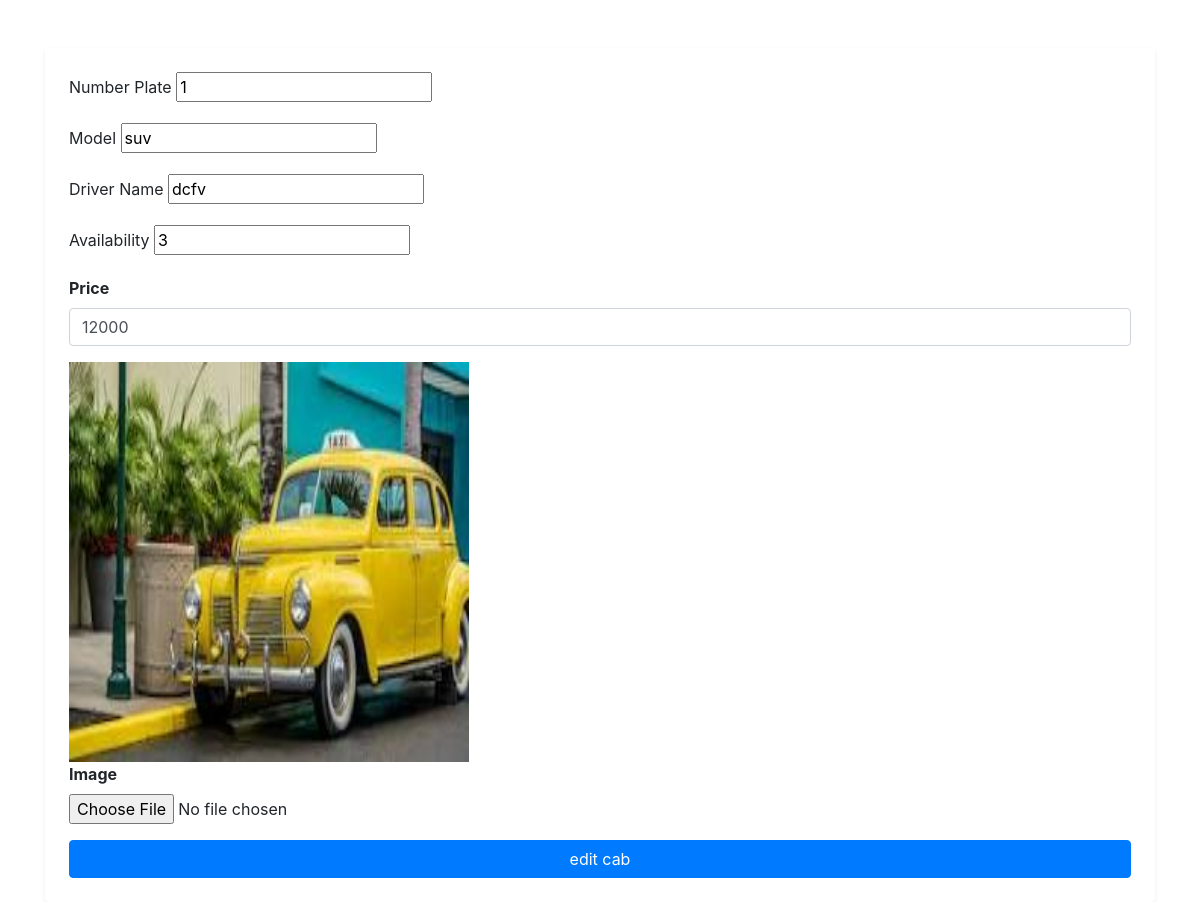
The app's page /edit_cab/1, older data.
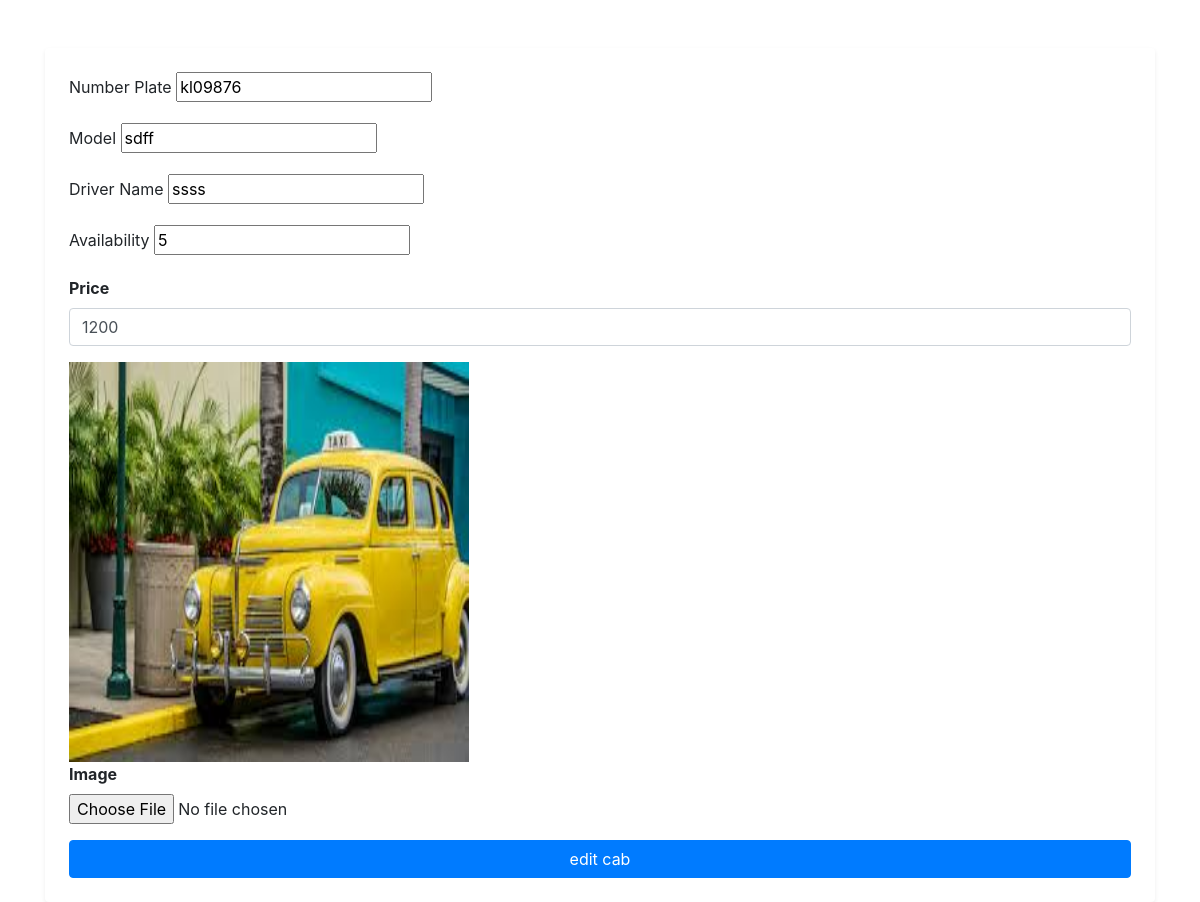
The same page, newer data.
### app/models.py (models this page shows, shortened)
class Cab(models.Model):
    pid=models.TextField()
    vehicle_type = models.CharField(max_length=100)
    number_plate = models.CharField(max_length=15, unique=True)
    model = models.CharField(max_length=50)
    driver_name = models.CharField(max_length=100)
    available = models.IntegerField()
    price=models.IntegerField()
    img = models.FileField()

### app/views.py (the view)
# urls.py: path('edit_cab/<pid>',views.edit_cabs),
def edit_cabs(req,pid):
    if req.method=='POST':
            number_plate=req.POST['number_plate']
            model=req.POST['model']
            driver_name=req.POST['driver_name']
            available=req.POST['available']
            price=req.POST['price']
            file=req.FILES.get('img')
            if file:
                Cab.objects.filter(pk=pid).update(number_plate=number_plate,model=model,driver_name=driver_name,available=available,price=price)
                data=Cab.objects.get(pk=pid)
                data.img=file
                data.save()
            else:
                Cab.objects.filter(pk=pid).update(number_plate=number_plate,model=model,driver_name=driver_name,available=available,price=price)
                return redirect(shop_home)
    else:
        data=Cab.objects.get(pk=pid)
        return render(req,'admin/edit_cab.html',{'data':data})

### templates/admin/edit_cab.html (shortened to what this page needs)
<!DOCTYPE html>
 <html lang="en">
 <head>
     <link href="https://stackpath.bootstrapcdn.com/bootstrap/4.5.2/css/bootstrap.min.css" rel="stylesheet">
 </head>
 <body>
     <div class="container mt-5">
         <form action="" method="post" class="p-4 shadow-sm bg-white rounded" enctype="multipart/form-data">
            <div class="form-group">
                <label for="number_plate">Number Plate</label>
                <input type="text" id="number_plate" value="{{data.number_plate}}" name="number_plate" required>
            </div>
            <div class="form-group">
                <label for="model">Model</label>
                <input type="text" id="model" value="{{data.model }}" name="model" required>
            </div>
            <div class="form-group">
                <label for="driver_name">Driver Name</label>
                <input type="text" id="driver_name"  value="{{data.driver_name}}" name="driver_name" required>
            </div>
            <div class="form-group">
                <label for="available">Availability</label>
                <input type="number" id="available" value="{{data.available}}" name="available" required>
            </div>
            <div class="form-group">
                <label for="price"><b>Price</b></label>
                <input type="number" class="form-control" name="price" id="price" placeholder="Enter price" value="{{data.price}}">
            </div>
             <img src="{{data.img.url}}" alt="" style="width: 400px; height: 400px;">
             <div class="form-group">
                <label for="img"><b>Image</b></label>
                <input type="file" class="form-control-file" name="img" id="img">
            </div>
             <button type="submit" class="btn btn-primary btn-block">edit cab</button>
         </form>
     </div>
 </body>
 </html>

Row changes from the older to the newer data that the page shows:
changed Cab: number_plate "1" → "kl09876"; model "suv" → "sdff"; driver_name "dcfv" → "ssss"; available "3" → "5"; price "12000" → "1200"; img: a different picture
